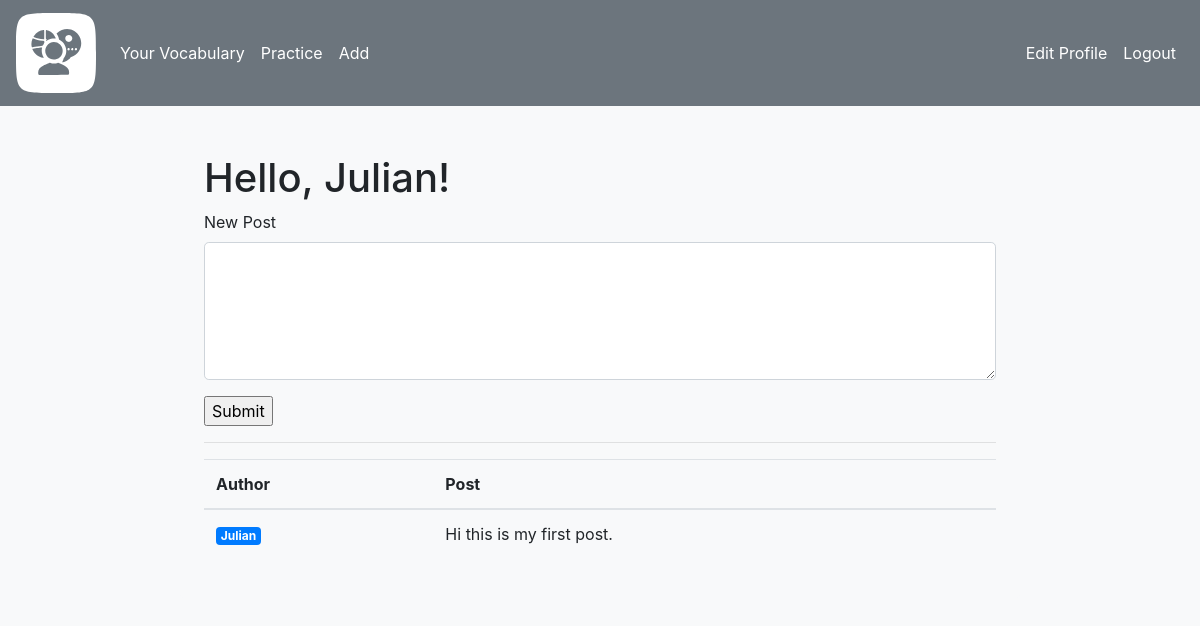
Before: /index (signed in) with the older database file.
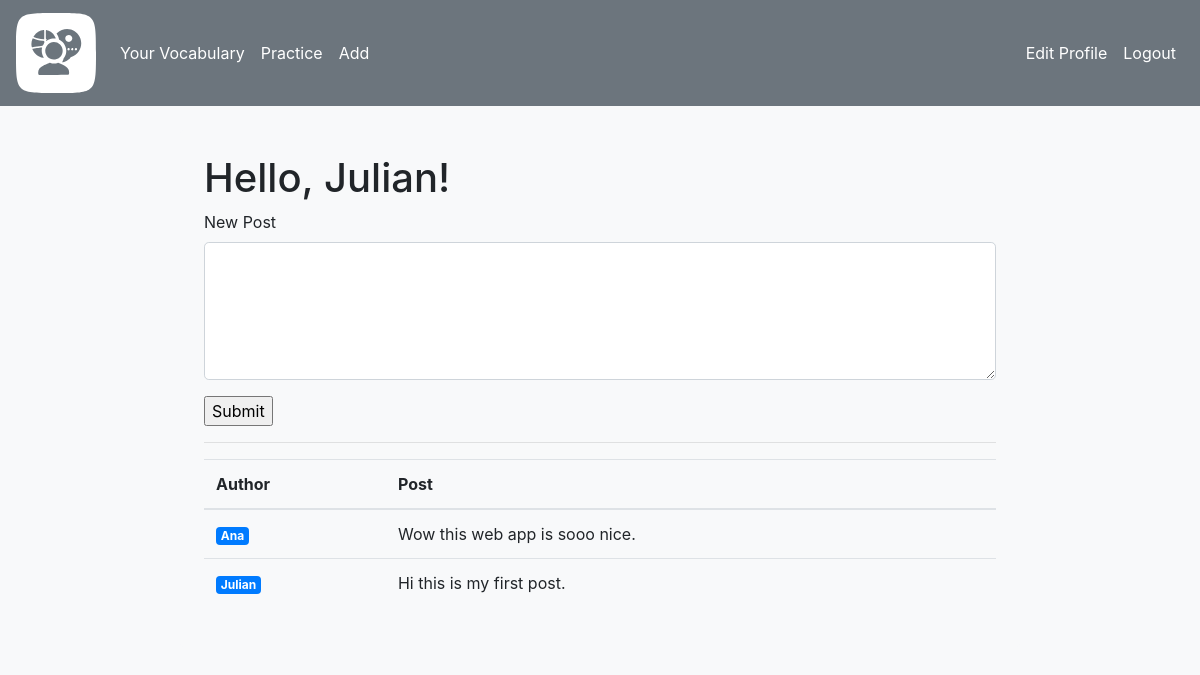
After: the same page with the newer database file.
### app/models.py (models this page shows, shortened)
class Post(db.Model):
    __tablename__="post"
    id: so.Mapped[int] = so.mapped_column(primary_key=True)
    body: so.Mapped[str] = so.mapped_column(sa.String(500))
    timestamp: so.Mapped[datetime] = so.mapped_column(index=True, default=lambda: datetime.now(timezone.utc))
    user_id: so.Mapped[int] = so.mapped_column(sa.ForeignKey(User.id), index=True)
    author: so.Mapped[User] = so.relationship(back_populates='posts')

class User(UserMixin, db.Model):
    __tablename__ = "user"
    id: so.Mapped[int] = so.mapped_column(primary_key=True)
    username: so.Mapped[str] = so.mapped_column(sa.String(64), index=True, unique=True)
    email: so.Mapped[str] = so.mapped_column(sa.String(120), index=True, unique=True)
    password_hash: so.Mapped[Optional[str]] = so.mapped_column(sa.String(256))
    about_me: so.Mapped[Optional[str]] = so.mapped_column(sa.String(140))
    last_seen: so.Mapped[Optional[datetime]] = so.mapped_column(default=lambda: datetime.now(timezone.utc))
    languages: so.Mapped[list['Language']]= so.relationship(
        secondary=user_language,
        back_populates='users')
    vocables: so.Mapped[list['Vocable']]=so.relationship(back_populates='user')
    posts: so.Mapped[list['Post']]=so.relationship(back_populates='author')
    session: so.Mapped['Session'] = so.relationship(back_populates='user')
    def avatar(self, size):
        digest = md5(self.email.lower().encode('utf-8')).hexdigest()
        return f"https://www.gravatar.com/avatar/{digest}?d=identicon&s={size}"

### app/routes.py (the view)
@app.route('/')
@app.route('/index', methods=["GET","POST"])
@login_required
def index():
    form = AddPostForm()
    if form.validate_on_submit():
        new_post = Post(body=form.post.data, author=current_user)
        db.session.add(new_post)
        db.session.commit()
        flash("Post was added, successfully!", 'success')
        form.post.data = ""
        return redirect(url_for("index"))
    elif request.method == "GET":
        form.post.data = ""
    else:
        print(f"validate_on_submit: {form.validate_on_submit()}")
    posts = db.session.scalars(sa.select(Post).order_by(Post.timestamp.desc())).all()
    return render_template("index.html", title="Home", posts=posts, form=form)

### app/forms.py
class AddPostForm(FlaskForm):
    post = TextAreaField("New Post",validators=[Length(max=500), DataRequired()])
    submit = SubmitField("Submit")

### app/models.py (called while the page is built)
@login.user_loader
def load_user(id):
    return db.session.get(User, int(id))

### app/routes.py (called while the page is built)
@app.before_request
def before_request():
    if current_user.is_authenticated:
        current_user.last_seen = datetime.now(timezone.utc)
        db.session.commit()

### app/templates/index.html (shortened to what this page needs)
{% extends 'base.html'%}
{% block content %}
    <h1>Hello, {{ current_user.username }}!</h1>
    <form action="" method="post">
        <p>{{ form.post.label(class="form-control-label") }}<br>
            {{ form.post(class="form-control form-control-lg", cols=50, rows=4) }}</p>
        <p>{{ form.submit() }}</p>
    </form>
    <hr>
    <div class="responsive-table">
        <table class="table">
            <thead>
                <th>Author</th>
                <th>Post</th>
            </thead>
            <tbody>
                {% for post in posts %}
                    {% include "_post.html" %}
                {% endfor %}
            </tbody>
        </table>
    </div>
{% endblock %}

### app/templates/_post.html
<tr>
    <td>
        <a href="{{ url_for('user', username=post.author.username) }}"><span class="badge badge-primary">{{ post.author.username }}</span></a>
    </td>
    <td>
        {{ post.body }}
    </td>
</tr>

Changed rows visible on the page:
added Post: author.username "Ana", body "Wow this web app is sooo nice."
